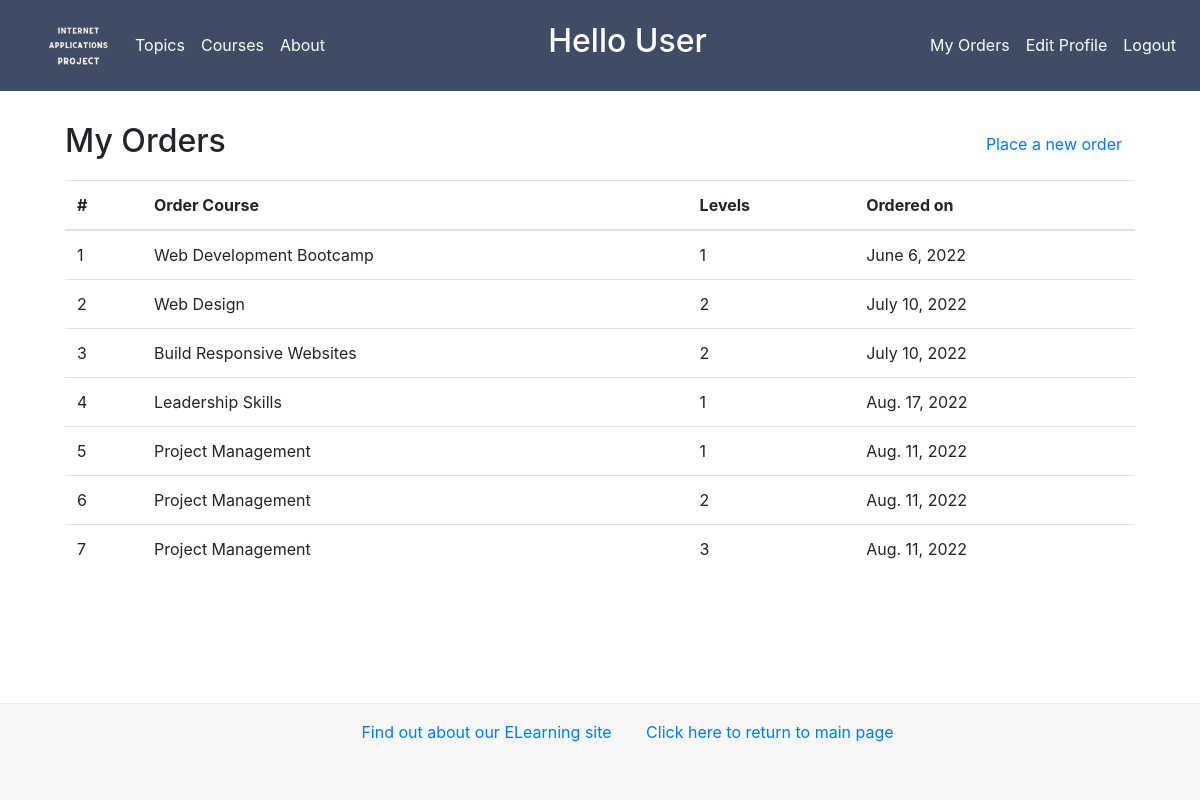
Screenshot of /myapp/myorders/ (signed in) with the database file from the repository.
### newdjangoProject/models.py (models this page shows, shortened)
class Order(models.Model):
    ORDER_STATUS_CHOICES = [
        (0, 'Cancelled'),
        (1, 'Order Confirmed')
    ]
    course = models.ForeignKey(Course, on_delete=models.CASCADE)
    student = models.ForeignKey(Student, on_delete=models.CASCADE)
    levels = models.PositiveIntegerField(default=5)
    order_status = models.IntegerField(choices=ORDER_STATUS_CHOICES, default=1)
    order_date = models.DateField(default=timezone.now)

class Course(models.Model):
    topic = models.ForeignKey(
        Topic, related_name='courses', on_delete=models.CASCADE)
    name = models.CharField(max_length=200)
    price = models.DecimalField(
        max_digits=10, decimal_places=2, validators=[validate_price])
    for_everyone = models.BooleanField(default=True)
    description = models.TextField(max_length=300, null=True, blank=True)
    interested = models.PositiveIntegerField(default=0)
    stages = models.PositiveIntegerField(default=3)

### newdjangoProject/views.py (the view)
# urls.py: path(r'myorders/', views.myorders, name='myorders'),
@login_required
def myorders(request):
    user = get_user(request)
    if hasattr(user, 'student'):
        order_list = Order.objects.filter(student=user.student)
        context = {
            'orders': order_list
        }
        return render(request, 'newdjangoProject/myorders.html', context)
    else:
        msg = "You are not a registered student!"
        return render(request, 'newdjangoProject/not_student_account.html', {'msg': msg})

### newdjangoProject/templates/newdjangoProject/myorders.html
{% extends 'newdjangoProject/base.html' %} {% block body_block %}
<h2 class="header">
  My Orders
  <button type="button" class="btn btn-link">
    <a href="{% url 'placeorder' %}">Place a new order</a>
  </button>
</h2>
{% if orders %}
<table class="table table-hover">
  <thead>
    <th>#</th>
    <th>Order Course</th>
    <th>Levels</th>
    <th>Ordered on</th>
  </thead>
  <tbody>
    {% for order in orders %}
    <tr>
      <td>{{forloop.counter}}</td>
      <td>{{ order.course.name}}</td>
      <td>{{ order.levels}}</td>
      <td>{{ order.order_date }}</td>
    </tr>
    {% endfor %}
  </tbody>
</table>
{% else %}
<p>There are no orders!</p>
{% endif %} {% endblock %}

### newdjangoProject/static/newdjangoProject/style.css (style rules this page uses)
.btn { margin-top: 20px; }
.header { margin: 20px 0; position: relative; }
.header .btn { position: absolute; right: 0; top: -17px; }

### rows the page displays
Order: course.name "Web Development Bootcamp", levels "1", order_date "June 6, 2022"
Order: course.name "Web Design", levels "2", order_date "July 10, 2022"
Order: course.name "Build Responsive Websites", levels "2", order_date "July 10, 2022"
Order: course.name "Leadership Skills", levels "1", order_date "Aug. 17, 2022"
Order: course.name "Project Management", levels "1", order_date "Aug. 11, 2022"
Order: course.name "Project Management", levels "2", order_date "Aug. 11, 2022"
Order: course.name "Project Management", levels "3", order_date "Aug. 11, 2022"
